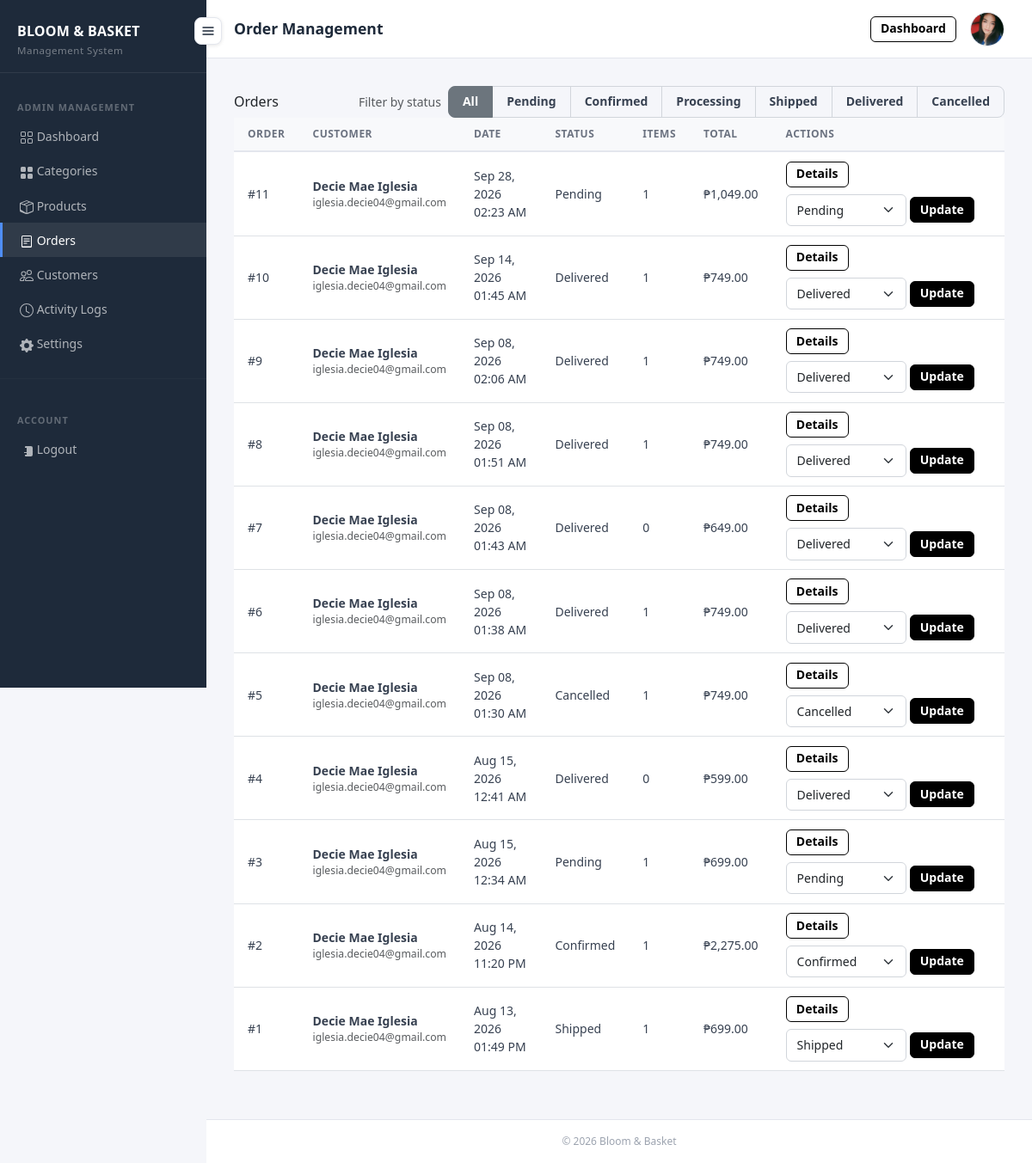
The page /admin_orders.php (signed in) on the database its author committed.
### tables this page shows
CREATE TABLE `orders` (
  `order_id` int(11) NOT NULL AUTO_INCREMENT,
  `user_id` int(11) NOT NULL,
  `order_date` timestamp NOT NULL DEFAULT current_timestamp(),
  `total_amount` decimal(10,2) NOT NULL,
  `status` varchar(20) NOT NULL DEFAULT 'Pending',
  `shipping_address` text DEFAULT NULL,
  `payment_method` varchar(50) DEFAULT NULL,
  `payment_status` varchar(20) DEFAULT NULL,
  `shipping_fee` decimal(10,2) DEFAULT 0.00,
  PRIMARY KEY (`order_id`),
  KEY `fk_orders_user` (`user_id`),
  CONSTRAINT `fk_orders_user` FOREIGN KEY (`user_id`) REFERENCES `users` (`user_id`) ON DELETE CASCADE ON UPDATE CASCADE
);

CREATE TABLE `users` (
  `user_id` int(11) NOT NULL AUTO_INCREMENT,
  `first_name` varchar(50) NOT NULL,
  `last_name` varchar(50) NOT NULL,
  `email` varchar(100) NOT NULL,
  `password` varchar(255) NOT NULL,
  `phone_number` varchar(20) DEFAULT NULL,
  `created_at` timestamp NOT NULL DEFAULT current_timestamp(),
  PRIMARY KEY (`user_id`),
  UNIQUE KEY `email` (`email`)
);

### includes/customer_system.php (called while the page is built, shortened)
<?php
function orderStatusOptions(): array
{
    return ['Pending', 'Confirmed', 'Processing', 'Shipped', 'Delivered', 'Cancelled'];
}
function orderStatusBadgeClass(string $status): string
{
    return match (strtolower(trim($status))) {
        'confirmed' => 'status-confirmed',
        'processing' => 'status-processing',
        'shipped' => 'status-shipped',
        'delivered' => 'status-delivered',
        'cancelled' => 'status-cancelled',
        default => 'status-pending',
    };
}

### admin_orders.php (the view, shortened to what this page needs)
<?php
require_once 'includes/customer_system.php';
$conn = getConnection();
$filter = trim($_GET['status'] ?? '');
$sql = 'SELECT o.order_id, o.order_date, o.total_amount, o.status, o.shipping_address,
               u.first_name, u.last_name, u.email,
               COUNT(od.order_detail_id) AS item_count
        FROM orders o
        INNER JOIN users u ON u.user_id = o.user_id
        LEFT JOIN order_details od ON od.order_id = o.order_id';
$sql .= ' GROUP BY o.order_id, o.order_date, o.total_amount, o.status, o.shipping_address, u.first_name, u.last_name, u.email
          ORDER BY o.order_date DESC';
$stmt = $conn->prepare($sql);
$stmt->execute();
$orders = $stmt->get_result()->fetch_all(MYSQLI_ASSOC);
?>
<!DOCTYPE html>
<html lang="en">
<head>
    <link rel="stylesheet" href="https://cdn.jsdelivr.net/npm/bootstrap@5.3.3/dist/css/bootstrap.min.css">
    <link rel="stylesheet" href="assets/style.css">
</head>
<body class="admin-ui">
<?php $activePage = 'admin-orders'; require_once 'includes/sidebar.php'; ?>
<div id="main-content">
    <?php
    $pageTitle = 'Order Management';
    $topbarActions = '<a href="index.php" class="btn btn-outline-primary btn-sm">Dashboard</a>';
    require_once 'includes/admin_topbar.php';
    ?>
    <div class="page-content">
        <div class="customer-card mb-4">
            <div class="card-header d-flex justify-content-between align-items-center flex-wrap gap-2">
                <span>Orders</span>
                <div class="d-flex gap-2 flex-wrap align-items-center">
                    <span class="text-muted small">Filter by status</span>
                    <div class="btn-group btn-group-sm" role="group">
                        <a href="admin_orders.php" class="btn btn-outline-secondary <?= $filter === '' ? 'active' : '' ?>">All</a>
                        <?php foreach (orderStatusOptions() as $status): ?>
                            <a href="admin_orders.php?status=<?= urlencode($status) ?>" class="btn btn-outline-secondary <?= $filter === $status ? 'active' : '' ?>"><?= htmlspecialchars($status) ?></a>
                        <?php endforeach; ?>
                    </div>
                </div>
            </div>
            <div class="card-body p-0">
                <?php if (empty($orders)): ?>
                    <div class="empty-panel m-3">No orders found.</div>
                <?php else: ?>
                    <div class="table-responsive">
                        <table class="table mb-0 align-middle">
                            <thead>
                                <tr>
                                    <th>Order</th>
                                    <th>Customer</th>
                                    <th>Date</th>
                                    <th>Status</th>
                                    <th>Items</th>
                                    <th>Total</th>
                                    <th>Actions</th>
                                </tr>
                            </thead>
                            <tbody>
                                <?php foreach ($orders as $order): ?>
                                    <tr>
                                        <td>#<?= (int)$order['order_id'] ?></td>
                                        <td>
                                            <div class="fw-semibold"><?= htmlspecialchars(trim($order['first_name'] . ' ' . $order['last_name'])) ?></div>
                                            <div class="text-muted small"><?= htmlspecialchars($order['email']) ?></div>
                                        </td>
                                        <td><?= htmlspecialchars(date('M d, Y h:i A', strtotime($order['order_date']))) ?></td>
                                        <td><span class="order-status-badge <?= htmlspecialchars(orderStatusBadgeClass((string)$order['status'])) ?>"><?= htmlspecialchars($order['status']) ?></span></td>
                                        <td><?= (int)$order['item_count'] ?></td>
                                        <td>₱<?= number_format((float)$order['total_amount'], 2) ?></td>
                                        <td>
                                            <div class="d-flex gap-2 flex-wrap">
                                                <a href="admin_order_details.php?order_id=<?= (int)$order['order_id'] ?>" class="btn btn-outline-primary btn-sm">Details</a>
                                                <form method="post" class="d-flex gap-1 align-items-center">
                                                    <select name="status" class="form-select form-select-sm" style="min-width:140px">
                                                        <?php foreach (orderStatusOptions() as $status): ?>
                                                            <option value="<?= htmlspecialchars($status) ?>" <?= $status === $order['status'] ? 'selected' : '' ?>><?= htmlspecialchars($status) ?></option>
                                                        <?php endforeach; ?>
                                                    </select>
                                                    <button type="submit" class="btn btn-primary btn-sm">Update</button>
                                                </form>
                                            </div>
                                        </td>
                                    </tr>
                                <?php endforeach; ?>
                            </tbody>
                        </table>
                    </div>
                <?php endif; ?>
            </div>
        </div>
    </div>
    <div class="page-footer">
        &copy; <?= date('Y') ?> Bloom &amp; Basket
    </div>
</div>
</body>
</html>

### includes/admin_topbar.php (shortened to what this page needs)
<?php
$adminPhotoPath = null;
$adminEmail = $_SESSION['admin_email'] ?? null;
if ($adminEmail) {
    $topbarConn = getConnection();
    $adminStmt = $topbarConn->prepare('SELECT photo_path FROM admins WHERE email = ? LIMIT 1');
    if ($adminStmt) {
        $adminStmt->bind_param('s', $adminEmail);
        $adminStmt->execute();
        $adminRow = $adminStmt->get_result()->fetch_assoc();
        $adminPhotoPath = $adminRow['photo_path'] ?? null;
    }
}
?>
<div class="page-topbar d-flex justify-content-between align-items-center flex-wrap gap-3">
    <div>
        <h1><?= htmlspecialchars($pageTitle ?? 'Admin Dashboard') ?></h1>
    </div>
    <div class="d-flex align-items-center gap-3">
        <?php if (!empty($topbarActions)): ?>
            <?= $topbarActions ?>
        <?php endif; ?>
        <div class="dropdown profile-menu">
            <button class="profile-btn" type="button" data-bs-toggle="dropdown" aria-expanded="false" aria-label="Account menu">
                <?php if ($adminPhotoPath): ?>
                    <img src="<?= htmlspecialchars($adminPhotoPath) ?>" alt="Profile photo">
                <?php else: ?>
                    <svg xmlns="http://www.w3.org/2000/svg" width="20" height="20" fill="none" stroke="currentColor" stroke-width="1.8" viewBox="0 0 24 24"><path stroke-linecap="round" stroke-linejoin="round" d="M12 12a4.5 4.5 0 1 0 0-9 4.5 4.5 0 0 0 0 9zM4.5 20.25a7.5 7.5 0 0 1 15 0"/></svg>
                <?php endif; ?>
            </button>
        </div>
    </div>
</div>

### assets/style.css (style rules this page uses)
body { background-color: #f5f6fa; font-family: 'Segoe UI', system-ui, -apple-system, sans-serif; }
.admin-ui #main-content { margin-left: 240px; min-height: 100vh; display: flex; flex-direction: column; transition: margin-left .2s ease; }
.page-topbar { background: #fff; border-bottom: 1px solid #e3e6ed; padding: .85rem 2rem; }
.page-topbar h1 { font-size: 1.1rem; font-weight: 600; color: #1e2a3a; margin: 0; }
.profile-menu .profile-btn { width: 40px; height: 40px; border-radius: 50%; display: flex; align-items: center; justify-content: center; background: #f1f5f9; color: #334155; border: 1px solid #e3e6ed; padding: 0; }
.profile-menu .profile-btn::after { display: none; }
.profile-menu .profile-btn img { width: 100%; height: 100%; border-radius: 50%; object-fit: cover; }
.page-content { flex: 1; padding: 2rem; }
.table thead th { background-color: #f8f9fb; font-size: .75rem; font-weight: 700; letter-spacing: .5px; text-transform: uppercase; color: #6b7280; border-bottom: 2px solid #e3e6ed; padding: .65rem 1rem; }
.table td { font-size: .875rem; color: #374151; padding: .65rem 1rem; vertical-align: middle; }
.form-control, .form-select { font-size: .875rem; border: 1px solid #d1d5db; border-radius: 6px; padding: .45rem .75rem; }
.btn { display: inline-flex; align-items: center; justify-content: center; gap: .4rem; font-size: .875rem; font-weight: 600; line-height: 1.2; padding: .55rem 1rem; border-radius: 8px; transition: all .18s ease; }
.btn-primary { background-color: #000000; border-color: #000000; color: #fff; font-size: .875rem; font-weight: 600; padding: .55rem 1.1rem; }
.btn-outline-primary { border-color: #000000; color: #000000; }
.btn-outline-secondary { border-color: #d1d5db; color: #374151; }
.btn-sm { padding: .35rem .7rem; border-radius: 6px; }
.page-footer { padding: 1rem 2rem; font-size: .75rem; color: #9ca3af; border-top: 1px solid #e3e6ed; background: #fff; text-align: center; }

### rows shown on the page
orders: order_id "11", user.last_name "Decie Mae Iglesia", user.email "iglesia.decie04@gmail.com", order_date "Sep 28, 2026 02:23 AM", status "Pending", item_count "1", total_amount "1,049.00"
orders: order_id "10", user.last_name "Decie Mae Iglesia", user.email "iglesia.decie04@gmail.com", order_date "Sep 14, 2026 01:45 AM", status "Delivered", item_count "1", total_amount "749.00"
orders: order_id "9", user.last_name "Decie Mae Iglesia", user.email "iglesia.decie04@gmail.com", order_date "Sep 08, 2026 02:06 AM", status "Delivered", item_count "1", total_amount "749.00"
orders: order_id "8", user.last_name "Decie Mae Iglesia", user.email "iglesia.decie04@gmail.com", order_date "Sep 08, 2026 01:51 AM", status "Delivered", item_count "1", total_amount "749.00"
orders: order_id "7", user.last_name "Decie Mae Iglesia", user.email "iglesia.decie04@gmail.com", order_date "Sep 08, 2026 01:43 AM", status "Delivered", item_count "0", total_amount "649.00"
orders: order_id "6", user.last_name "Decie Mae Iglesia", user.email "iglesia.decie04@gmail.com", order_date "Sep 08, 2026 01:38 AM", status "Delivered", item_count "1", total_amount "749.00"
orders: order_id "5", user.last_name "Decie Mae Iglesia", user.email "iglesia.decie04@gmail.com", order_date "Sep 08, 2026 01:30 AM", status "Cancelled", item_count "1", total_amount "749.00"
orders: order_id "4", user.last_name "Decie Mae Iglesia", user.email "iglesia.decie04@gmail.com", order_date "Aug 15, 2026 12:41 AM", status "Delivered", item_count "0", total_amount "599.00"
orders: order_id "3", user.last_name "Decie Mae Iglesia", user.email "iglesia.decie04@gmail.com", order_date "Aug 15, 2026 12:34 AM", status "Pending", item_count "1", total_amount "699.00"
orders: order_id "2", user.last_name "Decie Mae Iglesia", user.email "iglesia.decie04@gmail.com", order_date "Aug 14, 2026 11:20 PM", status "Confirmed", item_count "1", total_amount "2,275.00"
orders: order_id "1", user.last_name "Decie Mae Iglesia", user.email "iglesia.decie04@gmail.com", order_date "Aug 13, 2026 01:49 PM", status "Shipped", item_count "1", total_amount "699.00"

### other values the page prints
$pageTitle "Order Management"
$status "Pending"
$status "Confirmed"
$status "Processing"
$status "Shipped"
$status "Delivered"
$status "Cancelled"
